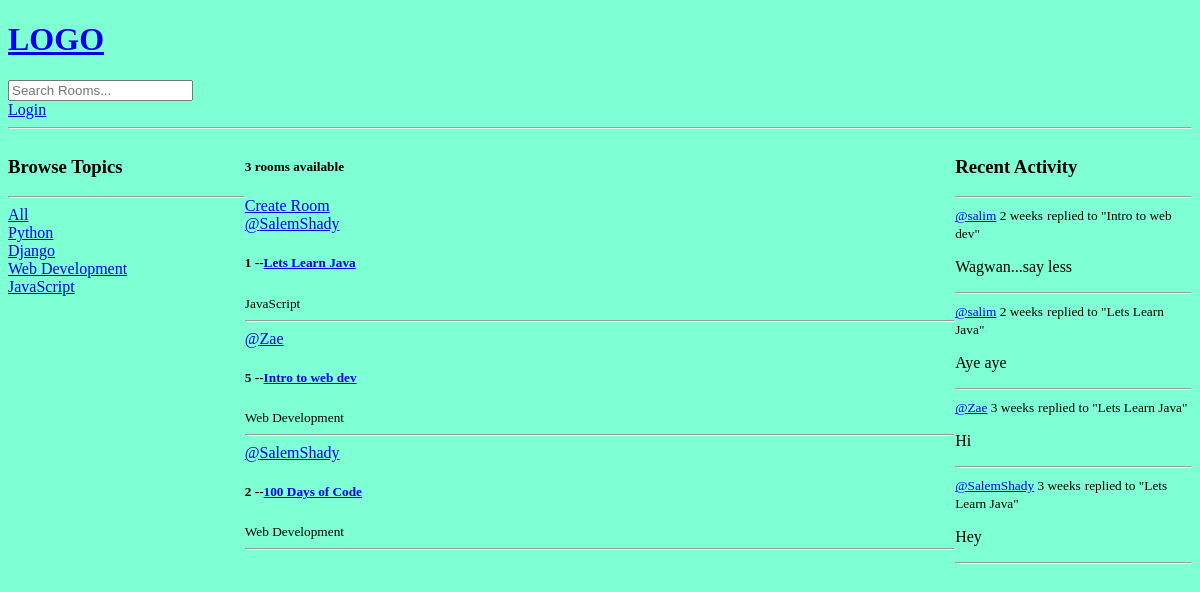
Before: / with the older database file.
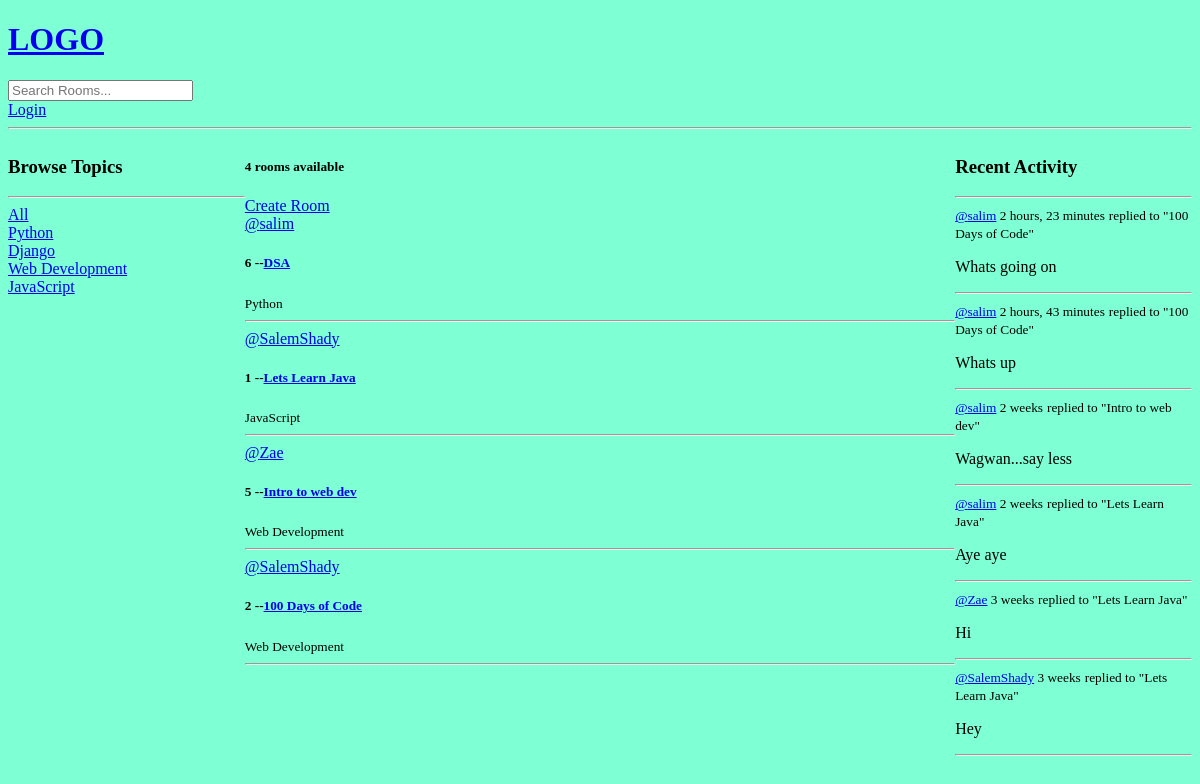
After: the same page with the newer database file.
### base/models.py (models this page shows, shortened)
class Topic(models.Model):
    name=models.CharField(max_length=200)

class Room(models.Model):
    host= models.ForeignKey(User, on_delete=models.SET_NULL, null=True)
    topic=  models.ForeignKey(Topic, on_delete=models.SET_NULL, null=True)
    name= models.CharField(max_length=200)
    description =models.TextField(null=True, blank=True)
    participants = models.ManyToManyField(User, related_name='participantss', blank=True)
    updated = models.DateTimeField(auto_now=True)
    created = models.DateTimeField(auto_now_add=True)
    class Meta:
         ordering = ['-updated', '-created']
    def __str__(self):
        return self.name

class Message(models.Model):
        user= models.ForeignKey(User, on_delete=models.CASCADE)
        room = models.ForeignKey(Room, on_delete=models.CASCADE)
        body = models.TextField()
        updated = models.DateTimeField(auto_now=True)
        created = models.DateTimeField(auto_now_add=True)
        class Meta:
            ordering = ['-updated', '-created']
        def __str__(self):
            return self.body[0:50]

### base/views.py (the view)
# urls.py: path('', views.home, name="home"),
def home(request):
    q=request.GET.get('q') if request.GET.get('q') !=None else ''
    rooms = Room.objects.filter(
        Q(topic__name__icontains=q) |
        Q(name__icontains=q) |
        Q(description__icontains=q)
    )
    topics= Topic.objects.all()
    room_count = rooms.count()
    room_messages = Message.objects.filter(Q(room__topic__name__icontains=q))
    context = {'rooms': rooms, 'topics': topics, 'room_count': room_count, 'room_messages': room_messages}
    return render(request, 'base/home.html', context )

### base/templates/base/home.html (shortened to what this page needs)
{% extends 'main.html' %}
{% block content %}
<div class=" home-container">
    <div>
        {% include 'base/topics_component.html' %}
    </div>
    <div>
        <h5>{{room_count}} rooms available</h5>
        <a href="{% url 'create-room' %}">Create Room</a>
        <div>
            {% include 'base/feed_component.html' %}
        </div>
    </div>
    <div>
        {% include 'base/activity_component.html' %}
    </div>
</div>
{% endblock content  %}

### base/templates/base/topics_component.html
<h3>Browse Topics</h3>
<hr>
<div>
    <a href="{% url 'home' %}">All</a>
</div>
{% for topic in topics %}
    <div>
        <a href="{% url 'home' %}?q={{topic.name}}">{{topic.name}}</a>
    </div>
{% endfor %}

### base/templates/base/feed_component.html (shortened to what this page needs)
{% for room in rooms%}
                <div>
                    <a href="{% url 'user-profile' room.host.id %}">@{{room.host.username}}</a>
                    <h5>{{room.id}} --<a href="{% url 'room' room.id %}">{{room.name}}</a></h5>
                    <small>{{room.topic.name}}</small>
                    <hr>
                </div>
            {% endfor%}

### base/templates/base/activity_component.html (shortened to what this page needs)
<h3>Recent Activity</h3>
<hr>
{% for message in room_messages %}
    <div>
        <small><a href="{% url 'user-profile' message.user.id %}">@{{message.user}}</a> {{message.created|timesince}}</small>
        <small>replied to "{{message.room}}"</small>
        <p>{{message}}</p>
        <hr>
    </div>
{% endfor %}

Changed rows visible on the page:
added Room: host.username "salim", id "6", name "DSA", topic.name "Python"
added Message: user "salim", created "2 hours, 23 minutes", room "100 Days of Code", body "Whats going on"
added Message: user "salim", created "2 hours, 43 minutes", room "100 Days of Code", body "Whats up"
Other visible differences:
{{ room_count }}: "3" → "4"
